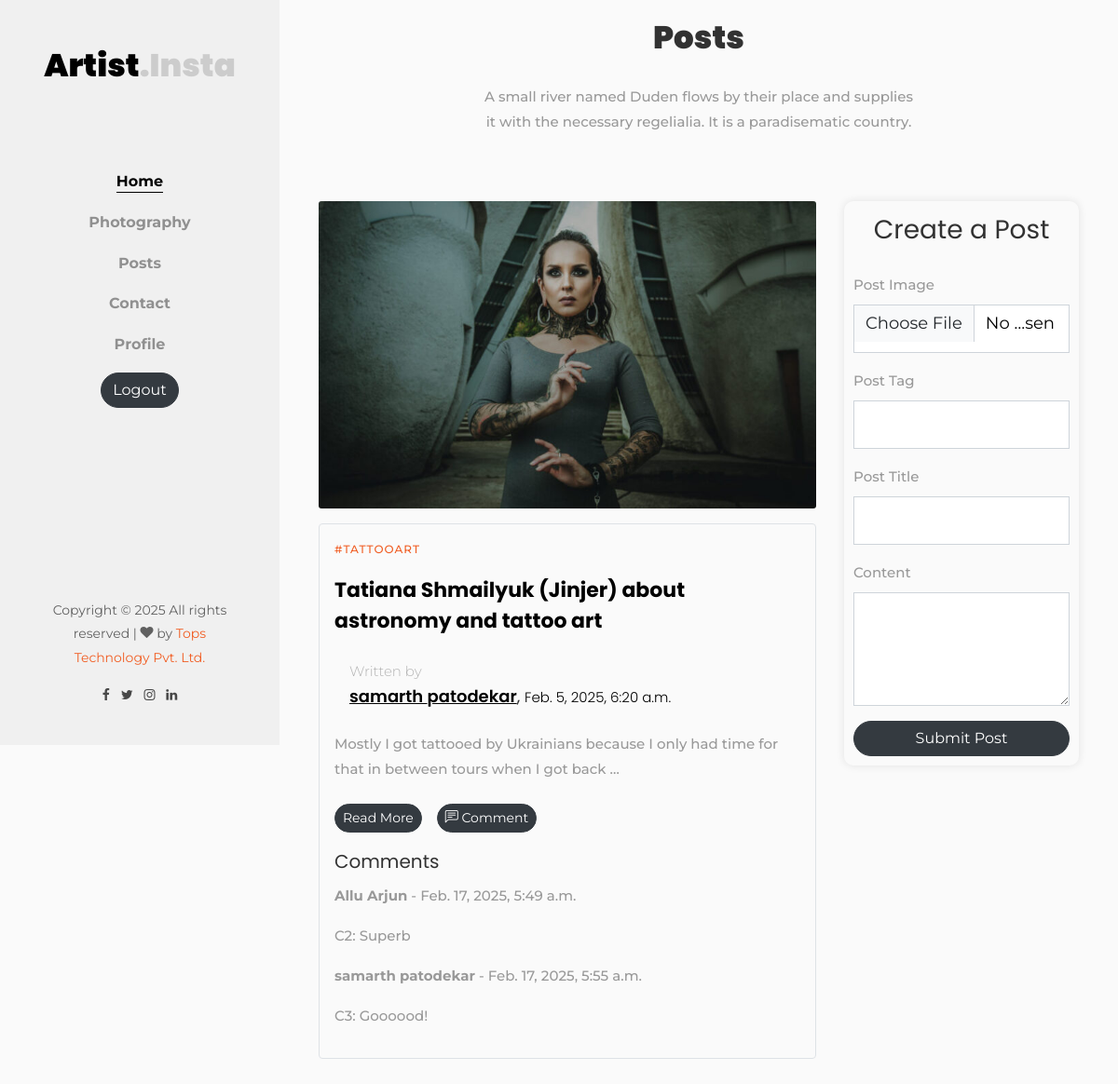
The page /posts/ (signed in) on the database its author committed.
### blogs/models.py (models this page shows, shortened)
class BaseClass(models.Model):
    art_id = models.UUIDField(
        primary_key=True,
        default=uuid.uuid4,
        editable=False,
    )
    created_at = models.DateTimeField(auto_now_add=True)
    updated_at = models.DateTimeField(auto_now=True)
    class Meta:
        abstract = True

class Post(BaseClass):
    artist = models.ForeignKey(
        Artist,
        on_delete=models.CASCADE,
        related_name='posts',
    )
    post_img = models.ImageField(
        upload_to='posts/',
        null=False,
        blank=False,
    )
    post_tag = models.CharField(
        max_length=255,
        null=False,
        blank=False,
    )
    post_title = models.CharField(
        max_length=255,
        null=False,
        blank=False,
    )
    content = models.TextField(
        null=False,
        blank=False,
    )

class Artist(BaseClass):
    first_name = models.CharField(max_length=255)
    last_name = models.CharField(max_length=255)
    email = models.EmailField(max_length=255, unique=True, null=False, blank=False)
    mobile = models.CharField(
        max_length=15,
        unique=True,
        null=False,
        blank=False,
    )
    password = models.CharField(
        max_length=255,
        null=False,
        blank=False,
    )
    is_active = models.BooleanField(
        default=False,
        null=False,
        blank=False,
    )
    otp = models.CharField(default='1111', max_length=6)

class postComment(BaseClass):
    comment_user = models.ForeignKey(
        Artist,
        on_delete=models.CASCADE,
        related_name='comments',
    )
    comment_post = models.ForeignKey(
        Post,
        on_delete=models.CASCADE,
        related_name='comments',
    )
    comment_text = models.TextField(
        null=False,
        blank=False,
    )

### blogs/views.py (the view, shortened to what this page needs)
# urls.py: path('posts/', posts_view, name='posts_view'),
@artist_login_required
def posts_view(request):
    get_posts = Post.objects.all().order_by('-created_at')
    context = {'posts': get_posts[:10]}
    return render(request, 'blogs/posts.html', context)

### blogs/views.py (called while the page is built)
def artist_login_required(view_func):
    @wraps(view_func)
    def wrapper(request, *args, **kwargs):
        if 'artist_id' in request.session:
            return view_func(request, *args, **kwargs)
        else:
            messages.warning(
                request,
                "You must be logged in to access this page. Please login or register."
            )
            return redirect('login')  # Redirect to login if not authenticated
    return wrapper

### blogs/templates/blogs/posts.html (shortened to what this page needs)
{% extends 'blogs/base.html' %}
{% load static %}
{% block content %}
<div id="colorlib-main">
    <section class="ftco-section">
        <div class="container">
            <div class="row justify-content-center mb-5 pb-2">
                <div class="col-md-7 heading-section text-center ftco-animate">
                    <h2 class="mb-4">Posts</h2>
                    <p>
                        A small river named Duden flows by their place and supplies it with the necessary regelialia. It
                        is a paradisematic country.
                    </p>
                </div>
            </div>
            <div class="row">
                <div class="col-lg-8">
                    <div class="row">
                        {% if posts %}
                        {% for post in posts %}
                        <div class="col-md-12">
                            <div class="blog-entry ftco-animate">
                                <a href="#" class="img img-2"
                                    style="background-image: url({{ post.post_img.url }});"></a>
                                <div class="border text text-2 pt-2 mt-3 p-3 rounded">
                                    <span class="category mb-3 d-block">
                                        <a href="#">{{ post.post_tag }}</a>
                                    </span>
                                    <h3 class="mb-4">
                                        <a href="#">{{ post.post_title }}</a>
                                    </h3>
                                    <div class="author mb-4 d-flex align-items-center">
                                        <div class="ml-3 info">
                                            <span>Written by</span>
                                            <h3>
                                                <a href="#">{{ post.artist.first_name }} {{ post.artist.last_name }}</a>,
                                                <span>{{ post.created_at }}</span>
                                            </h3>
                                        </div>
                                    </div>
                                    <p class="mb-4">
                                        <span class="short-content">
                                            {{ post.content|truncatewords:20 }}
                                        </span>
                                    </p>
                                    <div class="d-flex align-items-between">
                                        <button class="btn btn-dark btn-sm read-more mb-3 me-3">Read More</button>
                                        <button class="btn btn-dark btn-sm read-more mb-3" data-bs-toggle="modal"
                                            data-bs-target="#commentModal-{{ post.art_id }}">
                                            <i class="bi bi-chat-left-text"></i> Comment
                                        </button>
                                    </div>
                                    <div class="comments-section">
                                        <h5>Comments</h5>
                                        {% if post.comments.all %}
                                            <ul class="list-unstyled">
                                                {% for comment in post.comments.all %}
                                                    <li class="comment">
                                                        <p><strong>{{ comment.comment_user.first_name }} {{ comment.comment_user.last_name }}</strong> - {{ comment.created_at }}</p>
                                                        <p>{{ comment.comment_text }}</p>
                                                    </li>
                                                {% endfor %}
                                            </ul>
                                        {% else %}
                                            <p>No comments yet. Be the first to comment!</p>
                                        {% endif %}
                                    </div>
                                </div>
                            </div>
                        </div>
                        {% endfor %}
                        {% else %}
                        <div class="alert alert-info" role="alert">
                            No posts found.
                        </div>
                        {% endif %}
                    </div>
                </div>
                <div class="col-lg-4">
                    <div class="form-container">
                        <h3 class="text-center mb-4">Create a Post</h3>
                        <form action="{% url 'posts_view' %}" method="POST" enctype="multipart/form-data">
                            <div class="mb-3">
                                <label class="form-label">Post Image</label>
                                <input type="file" class="form-control" name="post_img" required>
                            </div>
                            <div class="mb-3">
                                <label class="form-label">Post Tag</label>
                                <input type="text" class="form-control" name="post_tag" required>
                            </div>
                            <div class="mb-3">
                                <label class="form-label">Post Title</label>
                                <input type="text" class="form-control" name="post_title" required>
                            </div>
                            <div class="mb-3">
                                <label class="form-label">Content</label>
                                <textarea class="form-control" name="content" rows="4" required></textarea>
                            </div>
                            <button type="submit" class="btn btn-dark w-100">Submit Post</button>
                        </form>
                    </div>
                </div>
            </div>
        </div>
    </section>
</div>
{% endblock %}

### blogs/templates/blogs/posts.html (style rules this page uses)
body { background-color: #fafafa; }
.form-container { padding: 10px; border-radius: 10px; box-shadow: 0px 0px 10px rgba(0, 0, 0, 0.1); }

### rows shown on the page
Post: post_img (picture), post_tag "#TATTOOART", post_title "Tatiana Shmailyuk (Jinjer) about astronomy and tattoo art", artist.first_name "samarth", artist.last_name "patodekar", created_at "Feb. 5, 2025, 6:20 a.m.", content "Mostly I got tattooed by Ukrainians because I only had time for that in between tours when I got back …"
postComment: comment_user.first_name "Allu", comment_user.last_name "Arjun", created_at "Feb. 17, 2025, 5:49 a.m.", comment_text "C2: Superb"
postComment: comment_user.first_name "samarth", comment_user.last_name "patodekar", created_at "Feb. 17, 2025, 5:55 a.m.", comment_text "C3: Goooood!"
